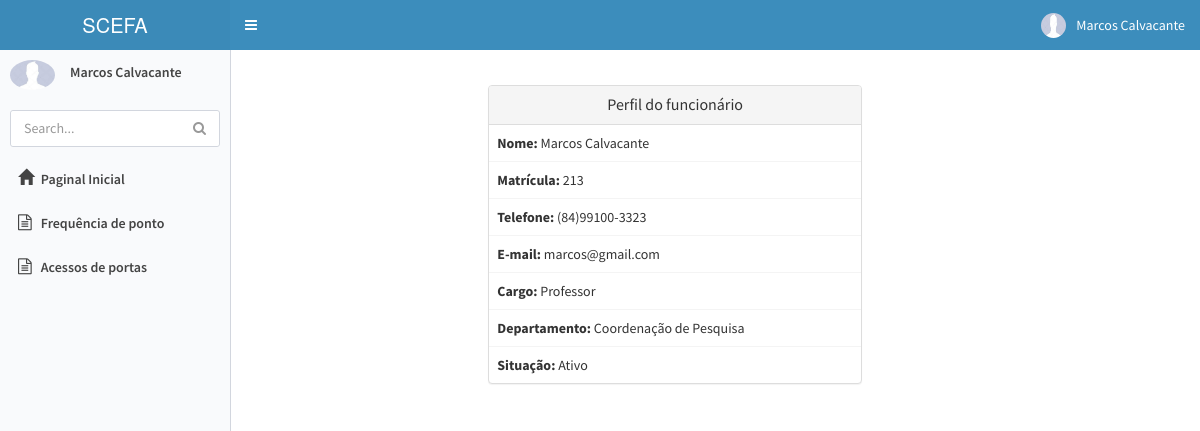
/perfil_funcionario/ (signed in), run on the app's committed database.
### appPonto/models.py (models this page shows, shortened)
class Pessoa(User):
    nome = models.CharField("Nome", max_length=255)
    cpf = models.CharField('CPF', max_length=14, unique=True)
    sexos = (('Masculino', 'Masculino'),
             ('Feminino', 'Feminino'),)
    sexo = models.CharField(max_length=30, choices=sexos)
    Email = models.EmailField("E-mail", max_length=200)
    telefone = models.CharField("Telefone", max_length=20)
    dataNascimento = models.DateField('Data de Nascimento', max_length=10)
    endereco = models.CharField('Endereço', max_length=200, null=True)
    id_digital = models.IntegerField(null=True, blank=True, unique=True)
    img_dital = models.CharField(null=True, max_length=100, blank=True)
    Situacoes = (
        ('Ativo', 'Ativo'),
        ('Desativado', 'Desativado'),
    )
    situacao = models.CharField('Situação',
                                max_length=30,
                                choices=Situacoes,
                                )
    foto = models.ImageField(
        upload_to='fotos', verbose_name='foto',
        null=True, blank=True)
    class Meta: permissions = (('view_pessoa', 'Can see pessoa'),)

class Funcionario(Pessoa):
    matricula = models.CharField("Matricula", max_length=20, unique=True)
    cargo = models.ForeignKey(Cargo,on_delete=models.PROTECT,verbose_name="Cargo")
    dataAdmissao = models.DateField('Data de Admissão', default=timezone.now)
    salario = models.DecimalField("Salário", max_digits=10, decimal_places=2, null=True)
    class Meta: permissions = (('view_funcionario', 'Can see funcionario'),)

class Cargo(models.Model):
    nome_funcao = models.CharField('Nome da função',max_length=200)
    departamento = models.ForeignKey(Departamento,on_delete=models.PROTECT,verbose_name="Departamento")
    class Meta: permissions = (('view_cargo', 'Can see cargo'),)
    def __str__(self):
        return self.nome_funcao

class Departamento(models.Model):
    descricao = models.CharField("Descrição",max_length=200)
    class Meta: permissions = (('view_departamento', 'Can see departamento'),)
    def __str__(self):
        return self.descricao

### appPonto/views.py (the view)
# urls.py: url(r'^perfil_funcionario/$', perfil_funcionario, name='perfil_funcionario'),
@login_required(login_url='login')
def perfil_funcionario(request):
    try:
        id_funcionario = request.user.id
        funcionario = Funcionario.objects.get(id=id_funcionario)
        return render(request, 'Perfil/perfil_funcionario.html', {'funcionario': funcionario})
    except Funcionario.DoesNotExist:
        return render(request, 'utils/permissao.html', )

### templates/Perfil/perfil_funcionario.html
{% extends 'base.html' %}
{% block conteudo %}
    <br>
    <div class="col-sm-5 col-sm-offset-3">
        <div class="panel panel-default">
            <div class="panel-heading">
                <h3 class="panel-title" style="text-align: center;">Perfil do funcionário</h3>
            </div>
            <table class="table table-bordered">
                <tr>
                    <td><b>Nome:</b> {{ funcionario.nome }}</td>
                </tr>
                <tr>
                    <td><b>Matrícula:</b> {{ funcionario.matricula }}</td>
                </tr>
                <tr>
                    <td><b>Telefone:</b> {{ funcionario.telefone }}</td>
                </tr>
                <tr>
                    <td><b>E-mail:</b> {{ funcionario.Email }}</td>
                </tr>
                <tr>
                    <td><b>Cargo:</b> {{ funcionario.cargo }}</td>
                </tr>
                <tr>
                    <td><b>Departamento:</b> {{ funcionario.cargo.departamento }}</td>
                </tr>
                <tr>
                    <td><b>Situação:</b> {{ funcionario.situacao }}</td>
                </tr>
            </table>
        </div>
    </div>
{% endblock %}

### templates/base.html (shortened to what this page needs)
{% load staticfiles %}
<!DOCTYPE html>
<html lang="en">
    <head>
        <link rel="stylesheet" href="//maxcdn.bootstrapcdn.com/bootstrap/3.2.0/css/bootstrap.min.css">
        <link href="http://code.jquery.com/ui/1.10.3/themes/smoothness/jquery-ui.css" rel="stylesheet" />
        <link href="{% static "appPonto/css/font-awesome.min.css" %}" rel="stylesheet">
        <link href="{% static "appPonto/css/AdminLTE.min.css" %}" rel="stylesheet">
        <link href="{% static "appPonto/css/_all-skins.min.css" %}" rel="stylesheet">
        <link href="{% static "appPonto/css/blue.css" %}" rel="stylesheet">
    <head>
     <body class="hold-transition skin-blue-light sidebar-mini">
        <div class="wrapper">
            <header class="main-header">
                <a href="{% url 'home' %}" class="logo">
                    <span class="logo-lg">SCEFA</span>
                </a>
                <nav class="navbar navbar-static-top">
                    <a href="#" class="sidebar-toggle" data-toggle="offcanvas" role="button">
                    </a>
                    <div class="navbar-custom-menu">
                        <ul class="nav navbar-nav">
                            <li class="dropdown user user-menu">
                                <a href="#" class="dropdown-toggle" data-toggle="dropdown">
                                    {% if request.user.pessoa.foto %}
                                        <img src="{{ request.user.pessoa.foto.url }}" class="user-image"
                                             alt="User Image"/>
                                    {% else %}
                                        <img src="{% static 'appPonto/img/padrao.jpg' %}" class="user-image"
                                             alt="User Image"/>
                                    {% endif %}
                                    <span class="hidden-xs">{{ request.user.pessoa.nome }}</span>
                                </a>
                            </li>
                        </ul>
                    </div>
                </nav>
            </header>
            <aside class="main-sidebar">
                <section class="sidebar">
                    <div class="user-panel">
                        <div class="pull-left image">
                            {% if request.user.pessoa.foto %}
                                <img src="{{ request.user.pessoa.foto.url }}" class="img-circle" alt="User Image"/>
                            {% else %}
                                <img src="{% static 'appPonto/img/padrao.jpg' %}" class="img-circle" alt="User Image"/>
                            {% endif %}
                        </div>
                        <div class="pull-left info">
                            <p>{{ request.user.pessoa.nome }}</p>
                        </div>
                    </div>
                    <form action="#" method="get" class="sidebar-form">
                        <div class="input-group">
                            <input type="text" name="q" class="form-control" placeholder="Search..."/>
                            <span class="input-group-btn">
                                <button type="submit" name="search" id="search-btn" class="btn btn-flat"><i class="fa fa-search"></i>
                                </button>
                            </span>
                        </div>
                    </form>
                    <ul class="sidebar-menu">
                        <li class="treeview">
                            <a href="{% url 'home' %}">
                                <i class="far glyphicon glyphicon-home"></i>
                                <span>Paginal Inicial</span>
                            </a>
                        </li>
                        {% if request.user.groups.all.0.name == 'Aluno' or request.user.groups.all.0.name == 'Funcionarios' %}
                            <li class="treeview">
                                <a href="{% url 'busca_frequencia' %}">
                                    <i class="far fa fa-file-text-o"></i> <span>Frequência de ponto</span></a>
                            </li>
                        {% endif %}
                        {% if request.user.groups.all.0.name == 'Funcionarios' or request.user.groups.all.0.name == 'Aluno' %}
                        <li class="treeview">
                            <a href="{% url 'busca_frequencia_porta' %}">
                                <i class="far fa fa-file-text-o"></i> <span>Acessos de portas</span></a>
                        </li>
                        {% endif %}
                    </ul>
                </section>
            </aside>
            <div class="branco content-wrapper">
                <section class="content-header">
                    <div class="row">
                        <div align="center">
                            {% block conteudo %}
                            {% endblock %}
                        </div>
                    </div>
                </section>
            </div>
        </div>
    </body>
</html>

### templates/base.html (style rules this page uses)
body { background-color: blue; }
.far { font-size:16px; }
.branco { background-color: white }

### data on the page
Pessoa: nome "Marcos Calvacante", telefone "(84)99100-3323", Email "marcos@gmail.com", situacao "Ativo"
Funcionario: matricula "213", cargo "Professor", cargo.departamento "Coordenação de Pesquisa"

### other printed values
{{ request.user.pessoa.nome }} "Marcos Calvacante"
